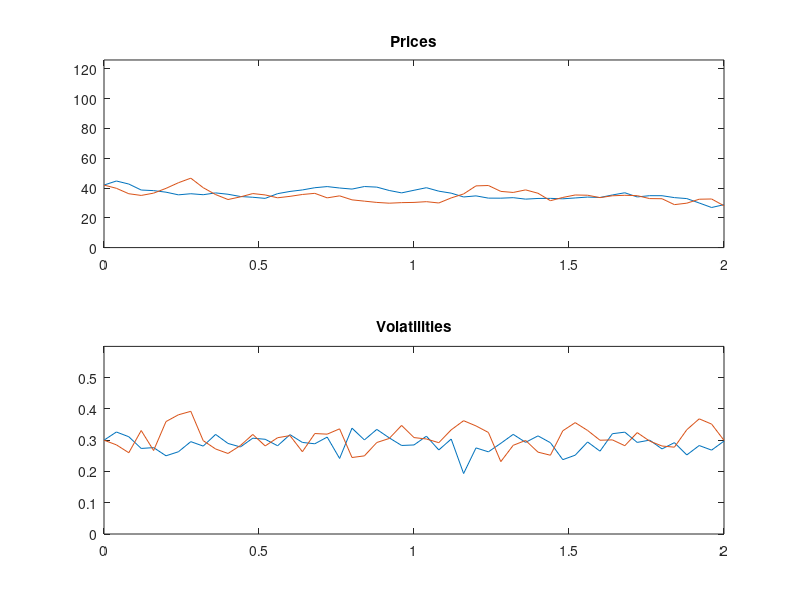

MATLAB code for this plot:
clear;
S0 = 42;
K = 40;
T = 2;
r = 0.06;
sigma = .3;
L = 50; % number of time intervals
dt = T/L;
M = 100; % number of asset paths

rho=.5;
c=0.3;
b=20;
avg=0.3;
a=avg^2*b;

Y = zeros(M,L);
S = S0*ones(M,L+1); % asset paths
var=sigma^2*ones(M,L+1);
for k = 2:L+1
    X1=randn(M,1);
    Z=randn(M,1);
    X2=rho*X1+sqrt(1-rho^2)*Z;
    S(:,k)=S(:,k-1)+r*dt*S(:,k-1)+sqrt(var(:,k-1)).*S(:,k-1)*sqrt(dt).*X1;
    var(:,k)=var(:,k-1)+(a-b*var(:,k-1))*dt+c*sqrt(var(:,k-1))*sqrt(dt).*X2;
end

figure
ax1 = subplot(2,1,1);
plot(ax1,0:dt:T,S(1:2,:)')
axis(ax1,[0 T 0 3*S0])
title(ax1,'Prices') 

ax2 = subplot(2,1,2);
plot(ax2,0:dt:T,sqrt(var(1:2,:))')
axis(ax2,[0 T 0 2*sigma])
title(ax2,'Volatilities') 


% Find payoff Y at expiry.
for i=1:M
Y(i,L) = max(S(i,L+1)-K,0);
end

d1 = (log(S0/K) + (r + 0.5*sigma^2)*T)/(sigma*sqrt(T));
d2 = d1 - sigma*sqrt(T);
N1 = normcdf(d1);
N2 = normcdf(d2);
European_call_BS = S0*N1 - K*exp(-r*T)*N2;

European_call=exp(-r*dt*L)*mean(Y(:,L));

% Find payoff Y at nodes for each time index.
for k = L+1:-1:3
j = 0;
for i=1:M
if S(i,k-1) > K % in-the-money condition
j = j+1;
S1(j) = S(i,k-1); % in-the-money asset price
Y1(j) = exp(-r*dt)*Y(i,k-1); % discounted cash flow
end
end
p = polyfit(S1,Y1,3);
%F = @(var,x)var(1)+var(2)*x+var(3)*x.*x;
%F = @(var,x)var(1)+var(2)*exp(-x/2)+var(3)*exp(-x/2).*(1-x)+var(4)*exp(-x/2).*(1-2*x+0.5*x.*x);
%data0 = [1 1 1 1];
%opts=optimset('Display','off');
%[var] = lsqcurvefit(F,data0,S1.',Y1.',[],[],opts);

for i = 1:M
if S(i,k-1)-K > polyval(p,S(i,k-1)) % early exercise condition
%if K - S(i,k-1) > F(var,S(i,k-1))
Y(i,k-2) = max(S(i,k-1)-K,0);
else
Y(i,k-2) = exp(-r*dt)*Y(i,k-1);
end
end
end
American_call = exp(-r*dt)*mean(Y(:,1));